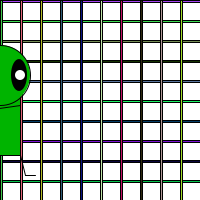
Frame 1 (no input)
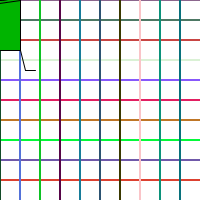
Frame 60 (the mouse pressed at the canvas centre just before this capture)
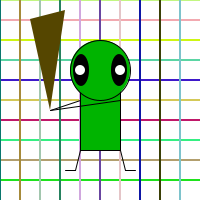
Frame 120 (the mouse held since frame 60 and released just before this capture)

The Processing sketch that drew these frames (run headless with seeded random() and noise(); from frame 60 on, the mouse is pressed at the canvas centre):

// Processing sketch: processing_129039
// ── processing_129039.pde

int monsterX;
int monsterY;
int richting;
int teller;
boolean test;
int spatie;
int loopY;
int loopX;

void setup() {
  size(200, 200);
  background(255);
  monsterY = 100;
  richting = 5;
  teller = 0;
  test = true;
  spatie = 20;
}

void draw() {
  background(255);
  while(loopY<200){
    fill(random(255), random(255), random(255));
    rect(0, loopY, 500, 2);
    loopY = loopY + spatie;
    println(loopY);
  }
  loopY=0; //verticale strepen (loop)
  while(loopX<200){
    fill(random(255), random(255), random(255));
    rect(loopX, 0, 2, 500);
    loopX = loopX + spatie;
    println(loopX);
  }
  loopX=0;
  monsterX = mouseX;
  monsterY = monsterY + richting;
  if(monsterY <= 0 || monsterY >= height){  //voorwaarde heen en weer bewegen
    richting = -richting; //omdraaien van richting
    teller = teller + 1; //de teller
  }
  rectMode(CENTER);
  stroke(0);
  if(test){fill(0, 180, 0);}
  if(!test){fill(0,100, 0);}
  if(teller == 10){ teller = 0; test = !test;}
  //fill(0, 180, 0);
  rect( monsterX, monsterY, 40, 100); // body
  ellipse(monsterX, monsterY-30, 60, 60); //head
  fill(0);
  noStroke();
  ellipse(monsterX-19, monsterY-30, 16, 32); //left eye
  ellipse(monsterX+19, monsterY-30, 16, 32); //right eye
  fill(255);
  ellipse(monsterX-20, monsterY-30, 10, 10); //left pupil
  ellipse(monsterX+20, monsterY-30, 10, 10); //right pupil
  stroke(0);
  line(monsterX-20, monsterY+50, monsterX-25, monsterY+70); //left leg
  line(monsterX-25, monsterY+70, monsterX-35, monsterY+70); //left foot
  line(monsterX+20, monsterY+50, monsterX+25, monsterY+70); //right leg
  line(monsterX+25, monsterY+70, monsterX+35, monsterY+70); //right foot
  line(monsterX-20, monsterY, monsterX-50, monsterY+10); //left arm
  line(monsterX+20, monsterY, monsterX-50, monsterY+10); //right arm
  fill(85, 70, 0);
  noStroke();
  triangle(monsterX-50, monsterY+10, monsterX-35, monsterY-90, monsterX-70, monsterY-81); //knuppel
  // herhalen
 /* if(monsterY==-80) {
    monsterY=300;
  }*/

}
